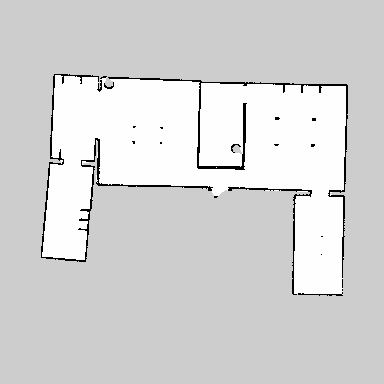
#> input picture a.pgm, 384 x 384 px
$ python runaa.py
#> lines starting #> are read from the running program, lines starting #| are printed output that depends on the picture
from PIL import Image, ImageDraw
import numpy as np

im = Image.open("a.pgm")
#> im is the input picture: PIL image 384x384 L; min 0, max 254, mean 213.1
im = im.convert('RGB')
#> im: PIL image 384x384 RGB

(length,height) = im.size
#> length = 384; height = 384
im = im.resize((length//2,height//2))
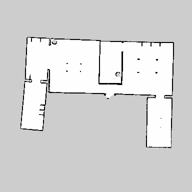
#> im: PIL image 192x192 RGB; min 0, max 255, mean 213

draw = ImageDraw.Draw(im)
# [8 lines of commented-out code are left out]


ans1 = [[86, 103, 5], [86, 110, 15], [86, 117, 26], [88, 122, 36], [71, 133, 47], [81, 143, 58], [110, 149, 69], [121, 157, 80], [146, 165, 91], [98, 165, 102], [82, 169, 114], [63, 157, 126], [58, 158, 137], [47, 170, 148], [49, 154, 159], [60, 146, 169], [53, 146, 179], [53, 143, 188], [47, 131, 197], [65, 120, 206], [66, 117, 215], [67, 93, 224], [67, 87, 233], [71, 76, 242], [55, 89, 252], [53, 98, 261], [42, 90, 271], [40, 86, 280], [44, 80, 289], [47, 74, 298], [58, 60, 307], [56, 59, 315], [49, 53, 324], [48, 46, 333], [44, 35, 342], [65, 40, 352], [70, 36, 361], [70, 39, 370], [75, 44, 379], [82, 30, 389], [89, 35, 399], [91, 25, 409], [117, 25, 419], [120, 38, 430], [104, 37, 440], [91, 56, 451], [80, 53, 462], [88, 73, 473], [92, 86, 484], [92, 94, 494]]
ans = []
for point in ans1:
	point.pop()
for point in ans1:
	tl = []
	for x in point:
		# tl.append(2*x)
		tl.append(x)
	ans.append(tl)
temp = 0
while temp < len(ans)-1:
# while temp < 18:
	draw.line((ans[temp][1],ans[temp][0],ans[temp+1][1],ans[temp+1][0]),fill=(255,0,0))
	temp += 1
#> after the loop, temp = 49
draw.line((ans[temp][1],ans[temp][0],ans[0][1],ans[0][0]),fill=(255,0,0))
print(ans)
flatten = []
for point in ans:
	for x in point:
		flatten.append(x)

print(len(flatten))
t = 0
nw = []
while t < len(flatten) - 1:
	nw.append((flatten[t+1],flatten[t]))
	t += 2
print(nw)
draw.point(nw, fill=(255,0,0))
# im.save('only.png')
# im.save('only point.png')
arr = np.array(im)
print(arr[42][99])
#| [158 158 158]
im.save('path.png')
# print(ans)
